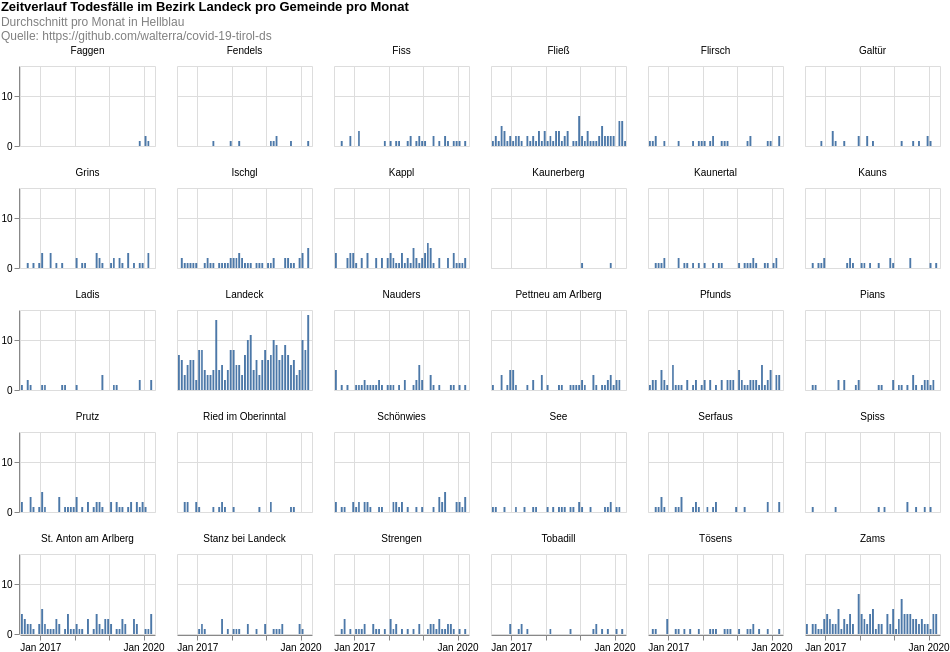

Describe this chart as a Vega-Lite specification.
### Vega-Lite specification from a JSON file in a GitHub repository (floating-point values rounded to 4 significant figures; data arrays with more than 128 entries replaced by an {"elided": "..."} marker saying what was removed)
{"config": {"view": {"continuousWidth": 400, "continuousHeight": 300}}, "data": {"name": "data-9dc8cd3cff7fb610ec544feb56cd0f2f"}, "facet": {"type": "nominal", "field": "municipaly", "title": null}, "spec": {"layer": [{"mark": "bar", "encoding": {"tooltip": [{"type": "temporal", "field": "date", "timeUnit": "yearmonth"}, {"type": "quantitative", "aggregate": "sum", "field": "count"}], "x": {"type": "temporal", "field": "date", "timeUnit": "yearmonth", "title": null}, "y": {"type": "quantitative", "aggregate": "sum", "field": "count", "title": null}}, "height": 80, "width": 135}]}, "columns": 6, "padding": 0, "title": {"text": ["Zeitverlauf Todesfälle im Bezirk Landeck pro Gemeinde pro Monat"], "subtitle": ["Durchschnitt pro Monat in Hellblau", "Quelle: https://github.com/walterra/covid-19-tirol-ds"], "color": "black", "subtitleColor": "gray"}, "$schema": "https://vega.github.io/schema/vega-lite/v4.0.2.json", "datasets": {"data-9dc8cd3cff7fb610ec544feb56cd0f2f": {"elided": "1296 records"}}}
